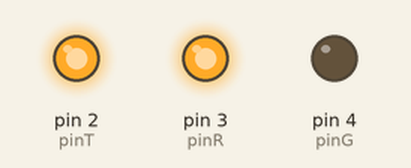
The sketch below on a simulated Arduino Uno, built with avr-gcc and run on an emulated ATmega328P. On the bench: output pins drawn as LEDs (lit = HIGH). What the sketch prints to the serial monitor is not drawn.

Above: at 0.1 s.
Timing chart, 0 to 1.6 s (numbered marks = the images above):
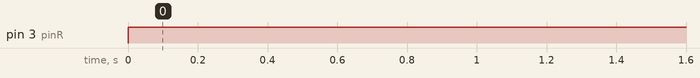

Measured:
- by itself, pin 3 (pinR): LOW → HIGH at 0.00 s

The sketch:

arduino_21_tilt_sensor1.ino
```cpp
// C++ code
//
int pinT = 2;
int val;
int pinR = 3;
int pinG = 4;

void setup()
{
  pinMode(pinT, OUTPUT);
  pinMode(pinR,OUTPUT);
  pinMode(pinG,OUTPUT);
  digitalWrite(pinT, HIGH);
  Serial.begin(9600);
}

void loop()
{
  val = digitalRead(pinT);
  Serial.println(val);
  if(val==0){
    digitalWrite(pinG,HIGH);
    digitalWrite(pinR,LOW);
  }
  if(val==1){
    digitalWrite(pinG,LOW);
    digitalWrite(pinR,HIGH);
  }
}
```
